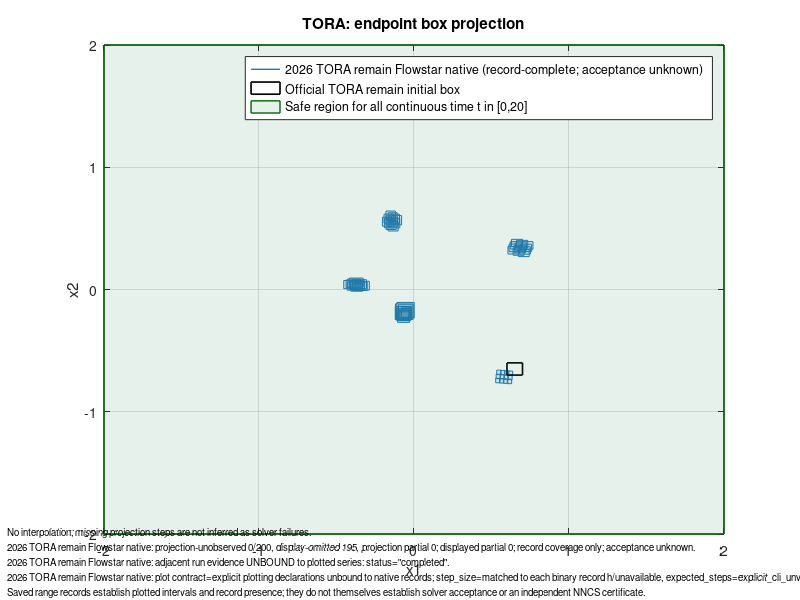

The MATLAB source for this figure:
% Generated by torch_tm_flowpipe.flowpipe_plot
% Axis-aligned box projection; this is not a Flow* octagon.
% Missing observer steps are not interpolated.
figure('Color','w'); hold on; box on; grid on;
h_1 = plot(nan, nan, '-', 'Color', [0.1216 0.4667 0.7059], 'LineWidth', 1.0);
boxes_1_complete = [
  0.52680216338389174 0.55530808686270627 -0.76273444112045541 -0.725723884754369;
  0.53012994409181591 0.55863586303735813 -0.72956750323637898 -0.69255699220226441;
  0.53345772388040857 0.56196364018723755 -0.69640054922896133 -0.65939006458150651;
  0.55167716781478904 0.58018308443949451 -0.76522986432423634 -0.72821937649897062;
  0.55500494517657251 0.58351086380709982 -0.73206294329655075 -0.69505243541254524;
  0.55833272061044814 0.58683864512321859 -0.69889600859705869 -0.6618854418903346;
  0.57655216650349417 0.60505808738076894 -0.76772534090003564 -0.73071481054888798;
  0.57987994201032445 0.60838586858728771 -0.73455841458628279 -0.69754782723793862;
  0.58320771723906828 0.61171365021535196 -0.70139145661397551 -0.66438080527216015;
  0.60142716344755942 0.62993309199511482 -0.77022082486043153 -0.73321021780649887;
  0.60475493873522945 0.63326087353468308 -0.73705387366398123 -0.70004320409080056;
  0.60808271377474477 0.63658865545109311 -0.703886894270221 -0.66687615592772453;
  0.67337923696894375 0.74335780913218985 0.26887618193467977 0.3290821295546616;
  0.63957419091703815 0.71041109136643987 0.28009887797001737 0.34083817425740681;
  0.60615697202023067 0.67767222143197847 0.29030211031311098 0.35172853265499254;
  0.68032171044612577 0.75097911190626687 0.28950371221725368 0.34980392711211034;
  0.64628699057231709 0.71807058066386364 0.3002317293338323 0.3615508767983775;
  0.61287830070027316 0.6853084468905708 0.31018881173284268 0.37195046620534433;
  0.68756838307089252 0.75888687159945223 0.30997578473232967 0.37055464533020688;
  0.65364821339100188 0.72568663656627408 0.32064786262813222 0.38182945977794336;
  0.62057274780258553 0.69263609047857755 0.33076278900806177 0.39133582626633934;
  0.6943856465627517 0.76762083534439063 0.32973011916692596 0.39165724520576828;
  0.66101875765457574 0.73382008465625148 0.3407308685205741 0.40212862631028617;
  0.62892320670909951 0.69996713322906357 0.35137314672687625 0.41048564904030155;
  -0.14413174794386616 -0.079938465564197286 0.52849772511447002 0.60483971409941784;
  -0.1557920421708669 -0.091885453092423547 0.50388989018860408 0.57934344301470675;
  -0.16707598289592757 -0.10235332910710783 0.47852633339940287 0.55448358768224582;
  -0.15605896650056739 -0.093725081656907377 0.54203531787733883 0.6165182692921739;
  -0.1678128030249238 -0.10528521328589491 0.51680509132520225 0.59145669303928416;
  -0.17967617169697442 -0.11473979507721278 0.49084813157894575 0.56710989822615454;
  -0.1674722988778802 -0.10874716096245655 0.55616901029920796 0.62787667041329576;
  -0.17981128368178412 -0.11937175588661592 0.53032678662757415 0.60330954829680838;
  -0.19074687192752396 -0.1294923329120633 0.50478075053720128 0.57854012123188525;
  -0.1811587842892646 -0.12039751061914479 0.568341852222771 0.64177462517924577;
  -0.19324357327693664 -0.13135176578365587 0.54301059058813095 0.61659294797057917;
  -0.20356547166457772 -0.1421186891746557 0.5180390200958277 0.59131323101988076;
  -0.41655553492476832 -0.32791972261413282 0.020069799515728931 0.09353256498242872;
  -0.39702206889465697 -0.30643373866858542 0.0063732917180560405 0.080423325018606509;
  -0.37573462417596393 -0.28795703345827056 -0.0047694401144377889 0.067197256830485178;
  -0.42748376676758737 -0.3419664939869651 0.016959832596704829 0.085958087064241434;
  -0.40752588107581655 -0.32045221900049875 0.0033386340689497106 0.072789889569957925;
  -0.38641609538354899 -0.30172038963183734 -0.0080204442483134495 0.059944315652137391;
  -0.43794569845565701 -0.35707691604739 0.014265632903898751 0.077517417559943139;
  -0.41758624221699908 -0.33557179569262086 0.00054085539903981641 0.064487611291992764;
  -0.39466761740710576 -0.31874698910325772 -0.0087619176244611349 0.049609530689447658;
  -0.45330602138147708 -0.36847467254503258 0.0070426756700378941 0.073945748389200372;
  -0.43119019824679455 -0.34847298924651965 -0.0055337571827912789 0.059761755285370671;
  -0.4076375258284472 -0.33230857090083382 -0.014050865167315133 0.044097598774373817;
  -0.12080135448520393 -0.022973882435145025 -0.24758822373569267 -0.13929416934351416;
  -0.11960357763099042 -0.0062250788962600143 -0.24475819947084212 -0.11742888127319438;
  -0.11078039318611997 0.0014545196664676456 -0.23204714478489144 -0.1056643590682298;
  -0.11272595603307764 -0.028062909032705915 -0.25114037170894099 -0.15627904290811784;
  -0.10743965170218313 -0.015030057954630154 -0.24244337171655142 -0.1391160646361142;
  -0.099702512489965339 -0.0061531776482778421 -0.23126258087586293 -0.1252674994925001;
  -0.10362557764118338 -0.033678808325986027 -0.25464374600398115 -0.17393719601126814;
  -0.096805330598655995 -0.022181114675309851 -0.24425968041966728 -0.15788615859937277;
  -0.083816860069056615 -0.018212533586478036 -0.22738654219673396 -0.14873077978265528;
  -0.10577616890562816 -0.028914326881101911 -0.2689787595574199 -0.18249846349986043;
  -0.095457520787795735 -0.020266120751015533 -0.25517800153724257 -0.16936585436567977;
  -0.081051891390285138 -0.017283756987243555 -0.23729095425372829 -0.1610561669972311;
];
for i = 1:size(boxes_1_complete,1)
  b = boxes_1_complete(i,:);
  if b(1) == b(2) && b(3) == b(4)
    plot(b(1), b(3), '.', 'Color', [0.1216 0.4667 0.7059], 'MarkerSize', 8);
  elseif b(1) == b(2) || b(3) == b(4)
    plot([b(1) b(2)], [b(3) b(4)], '-', 'Color', [0.1216 0.4667 0.7059], 'LineWidth', 0.8);
  else
    patch([b(1) b(2) b(2) b(1)], [b(3) b(3) b(4) b(4)], [0.1216 0.4667 0.7059], 'FaceAlpha', 0.10, 'EdgeColor', [0.1216 0.4667 0.7059], 'LineStyle', '-', 'LineWidth', 0.35);
  end
end
boxes_1_partial = [
];
for i = 1:size(boxes_1_partial,1)
  b = boxes_1_partial(i,:);
  if b(1) == b(2) && b(3) == b(4)
    plot(b(1), b(3), 'o', 'Color', [0.1216 0.4667 0.7059], 'MarkerSize', 4);
  elseif b(1) == b(2) || b(3) == b(4)
    plot([b(1) b(2)], [b(3) b(4)], '--', 'Color', [0.1216 0.4667 0.7059], 'LineWidth', 0.8);
  else
    patch([b(1) b(2) b(2) b(1)], [b(3) b(3) b(4) b(4)], [0.1216 0.4667 0.7059], 'FaceAlpha', 0.02, 'EdgeColor', [0.1216 0.4667 0.7059], 'LineStyle', '--', 'LineWidth', 0.35);
  end
end
initial_box = [0.59999999999999998 0.69999999999999996 -0.69999999999999996 -0.59999999999999998];
if initial_box(1) == initial_box(2) && initial_box(3) == initial_box(4)
  h_initial = plot(initial_box(1), initial_box(3), 'ko', 'MarkerSize', 4);
elseif initial_box(1) == initial_box(2) || initial_box(3) == initial_box(4)
  h_initial = plot([initial_box(1) initial_box(2)], [initial_box(3) initial_box(4)], 'k-', 'LineWidth', 1.2);
else
  h_initial = patch([initial_box(1) initial_box(2) initial_box(2) initial_box(1)], [initial_box(3) initial_box(3) initial_box(4) initial_box(4)], 'w', 'FaceColor', 'none', 'EdgeColor', 'k', 'LineWidth', 1.2);
end
region_1 = [-2 2 -2 2];
if region_1(1) == region_1(2) && region_1(3) == region_1(4)
  h_region_1 = plot(region_1(1), region_1(3), 'o', 'Color', [0.0000 0.3922 0.0000], 'MarkerSize', 5);
elseif region_1(1) == region_1(2) || region_1(3) == region_1(4)
  h_region_1 = plot([region_1(1) region_1(2)], [region_1(3) region_1(4)], '-', 'Color', [0.0000 0.3922 0.0000], 'LineWidth', 2);
else
  h_region_1 = patch([region_1(1) region_1(2) region_1(2) region_1(1)], [region_1(3) region_1(3) region_1(4) region_1(4)], [0.1804 0.5451 0.3412], 'FaceAlpha', 0.12, 'EdgeColor', [0.0000 0.3922 0.0000], 'LineStyle', '-', 'LineWidth', 1.0);
end
xlabel('x1');
ylabel('x2');
title('TORA: endpoint box projection');
legend([h_1 h_initial h_region_1], {'2026 TORA remain Flowstar native (record-complete; acceptance unknown)', 'Official TORA remain initial box', 'Safe region for all continuous time t in [0,20]'}, 'Location', 'best');
annotation('textbox', [0.01 0.005 0.98 0.140], 'String', {'No interpolation; missing projection steps are not inferred as solver failures.'; '2026 TORA remain Flowstar native: projection-unobserved 0/200, display-omitted 195, projection partial 0; displayed partial 0; record coverage only; acceptance unknown.'; '2026 TORA remain Flowstar native: adjacent run evidence UNBOUND to plotted series: status="completed".'; '2026 TORA remain Flowstar native: plot contract=explicit plotting declarations unbound to native records; step_size=matched to each binary record h/unavailable, expected_steps=explicit_cli_unverified/unavailable, lane_count=explicit_cli_unverified/unavailable.'; 'Saved range records establish plotted intervals and record presence; they do not themselves establish solver acceptance or an independent NNCS certificate.'}, 'EdgeColor', 'none', 'FontSize', 7, 'Interpreter', 'none', 'FitBoxToText', 'on');
% Use exportgraphics(gcf, 'plot.pdf', 'ContentType', 'vector') if desired.
